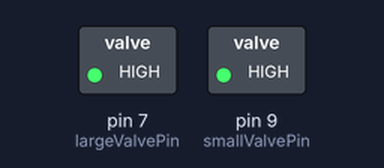
Simulated run of this sketch. Board: Arduino Uno, built with avr-gcc and run on an emulated ATmega328P. Parts: switched loads named in the sketch (green lamp = pin HIGH).

Above: at 0.7 s.
At 3.2 s:
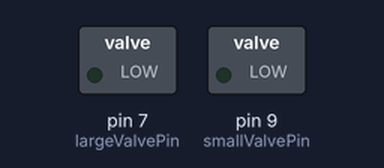
At 5.7 s:
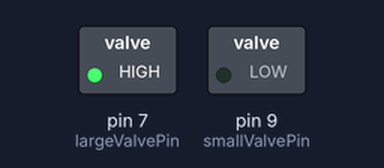
Timing chart, 0 to 8.1 s (numbered marks = the images above):
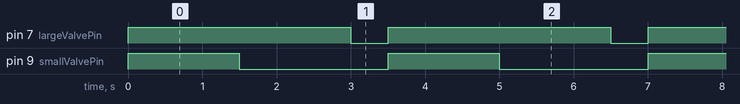

The sketch:

spinkler.ino
```cpp
// SPRINKLER SYSTEM
// last updated: March 31 2020

// REFERENCES:
// interrupts: https://www.arduino.cc/reference/en/language/functions/external-interrupts/attachinterrupt/
// delays: https://www.arduino.cc/reference/en/language/functions/time/delay/


int smallValve = 0;
const byte interruptPin = 13;
const byte largeValvePin = 7;
const byte smallValvePin = 9;
volatile byte toggleButtonState = HIGH;

void setup() {
  pinMode(largeValvePin, OUTPUT);           // pin 7 and 8 are digital pins attached to the FET gate.
  pinMode(smallValvePin, OUTPUT);
  pinMode(interruptPin, INPUT_PULLUP);
  attachInterrupt(digitalPinToInterrupt(interruptPin), toggleButtonISR , FALLING);
}

void loop() {
  if (toggleButtonState==HIGH)
  {
 digitalWrite(largeValvePin, HIGH);
 digitalWrite(smallValvePin, HIGH);
 // delay(pow(4.32,7))                          //  4.32e+7 (Max delay = 4,294,967,295 ms)
 delay(1500);
 digitalWrite(smallValvePin, LOW);
 delay(pow(1500, 1));                             // delay 10 minutes - 600000 ms
 digitalWrite(largeValvePin, LOW);
 delay(500);
  }
}

void toggleButtonISR() {
  toggleButtonState = !toggleButtonState;
}
```

Measured:
- by itself, pin 7 (largeValvePin): alternates HIGH for 3.0 s and LOW for 0.50 s
- by itself, pin 9 (smallValvePin): alternates HIGH for 1.5 s and LOW for 2.0 s
- by itself, everything shown: repeats every 3.5 s, in 3 steps
